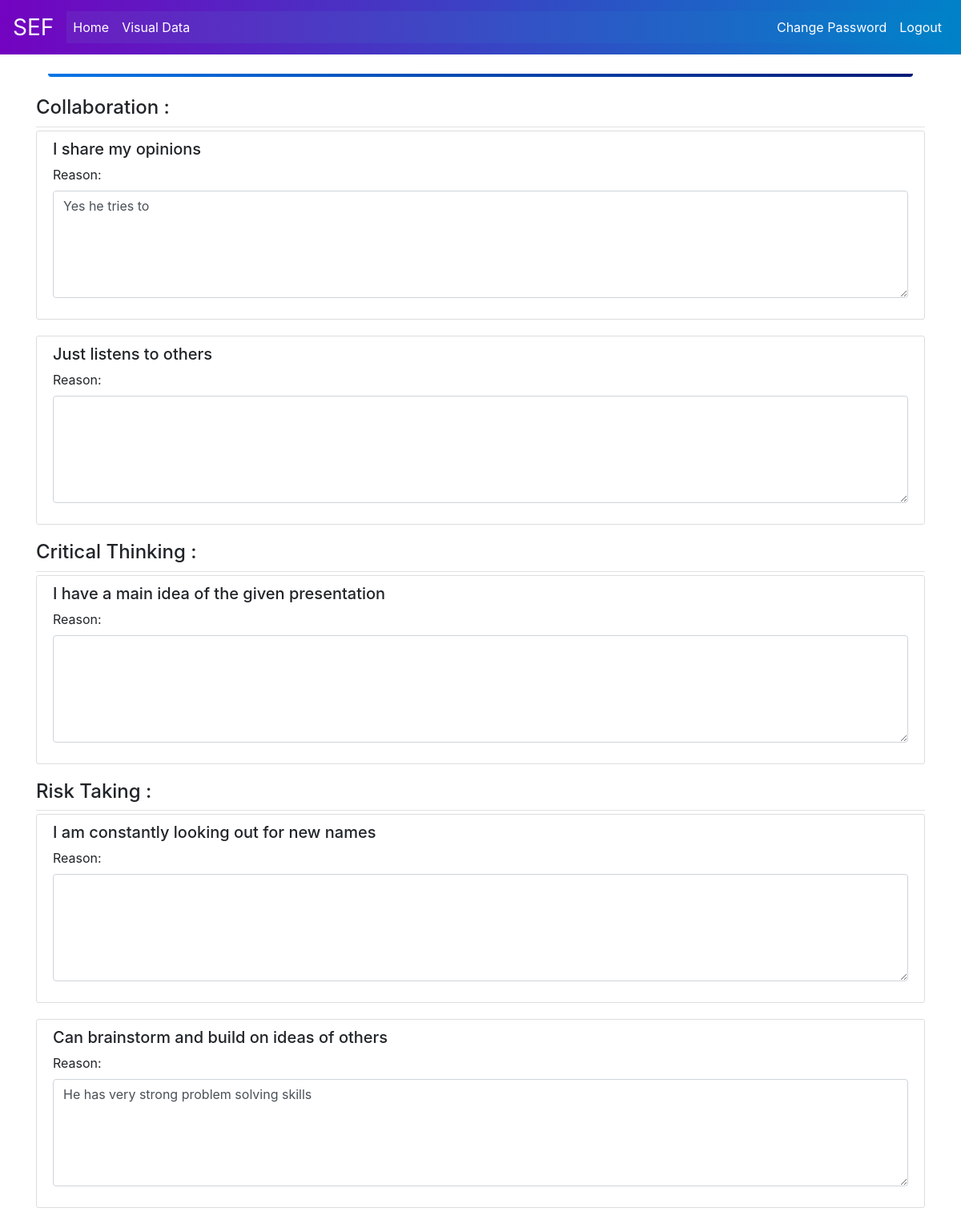
Screenshot of /teacher/form/2 (signed in) with the database file from the repository.
### course/models.py (models this page shows, shortened)
class Course(models.Model):
	cname=models.CharField(max_length=100,default="#")
	skill=models.CharField(max_length=50,choices=choices)

class Response(models.Model):
	question=models.ForeignKey(Question,on_delete=models.CASCADE)
	teacher=models.ForeignKey(Teacher,on_delete=models.DO_NOTHING)
	student=models.ForeignKey(Student,on_delete=models.CASCADE)
	answer=models.CharField(max_length=255)
	description=models.CharField(max_length=255)
	bias=models.BooleanField(default=False)

### principal/views.py (the view)
# urls.py: path('teacher/form/<int:id>',principal_views.studentForm,name='student-form'),
@login_required
def studentForm(request,id):
    student_obj=Student.objects.filter(id=id).first()
    courses={
        "Collaboration":[],"Critical Thinking":[],"Risk Taking":[],
    }
    for course in choices:
        course_obj=Course.objects.filter(skill=course).first()
        questions=list(Question.objects.filter(course=course_obj).values_list('question',flat=True))
        for question in questions:
            response_obj=Response.objects.filter(student=student_obj,answer=question).first()
            if response_obj:
                courses[course].append((question,response_obj.description))
            else:
                courses[course].append((question,""))
    print(courses)
    context={
        'courses':courses
    }
    return render(request,"principal/show_form.html",context=context)

### principal/templates/principal/show_form.html (shortened to what this page needs)
{% extends 'principal/base.html' %}
{% load crispy_forms_tags %}
{% block content %}
	<div class="container mt-4 mb-4">
		<div style="height: .25rem;width:100%;background-image: linear-gradient(to right,#0575E6,#021B79); border-bottom-right-radius: 4px; border-bottom-left-radius: 4px; "></div>
	</div>
	<form>
		{% for course,questions in courses.items %}
            <div class="article-metadata">
                <h4>{{ course }} : </h4>
            </div>
            {% for question in questions %}
			<article class="media content-section">
			  <div class="media-body">
                    <div class="row form-row">
                        <div class="col">
                          <label class="form-check-label" for="customCheck"><h5>{{ question.0 }}</h5></label>
                        </div>
                    </div>
                    <div class="form-group">
                        <label for="comment">Reason:</label>
                        <textarea class="form-control" rows="5" id="{{ question }} reason" name="{{ question }} reason" >{{ question.1 }}</textarea>
                    </div>
			</div>
            </article>
            {% endfor %}
		{% endfor %}
	</form>
{% endblock content %}

### course/static/course/main.css (style rules this page uses)
body { background-repeat: repeat-y; background-attachment: fixed; background-size: 100%; }
.content-section { background: #ffffff; padding: 10px 20px; border: 1px solid #dddddd; border-radius: 3px; margin-bottom: 20px; }
.article-metadata { padding-bottom: 1px; margin-bottom: 4px; border-bottom: 1px solid #e3e3e3 }

### rows the page displays
Course: skill "Collaboration", question "I share my opinions" "Just listens to others"
Response: description "Yes he tries to"
Course: skill "Critical Thinking", question "I have a main idea of the given presentation"
Course: skill "Risk Taking", question "I am constantly looking out for new names" "Can brainstorm and build on ideas of others"
Response: description "He has very strong problem solving skills"
